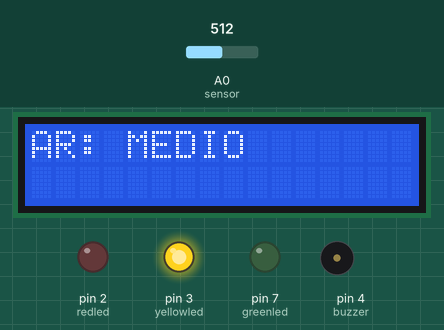
Recording of a sketch running on a simulated Arduino Uno, built with avr-gcc and run on an emulated ATmega328P. Parts: 16×2 character LCD, output pins drawn as LEDs (lit = HIGH), buzzer (waves = sounding). The test bench sets the inputs (shaded band); at power-on: A0 (sensor) = 512. What the sketch prints to the serial monitor is not drawn.

Above: at 1.2 s.
1.3 s: A0 (sensor) set to 788
10.6 s: A0 (sensor) set to 808
At 12.8 s:
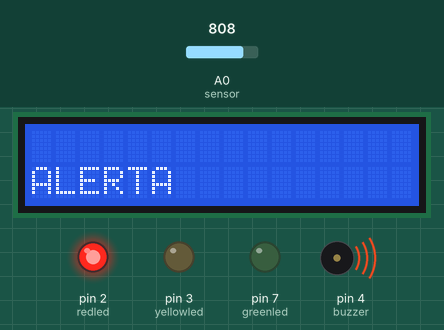
17.6 s: A0 (sensor) set to 0
At 19.3 s:
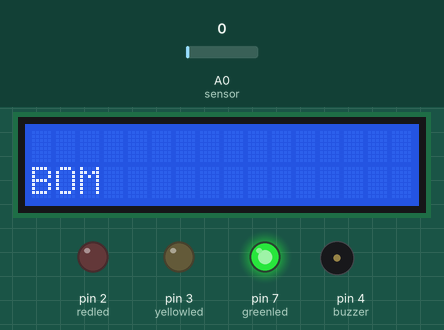
25.6 s: A0 (sensor) set to 89
30.6 s: A0 (sensor) set to 111
At 36.0 s:
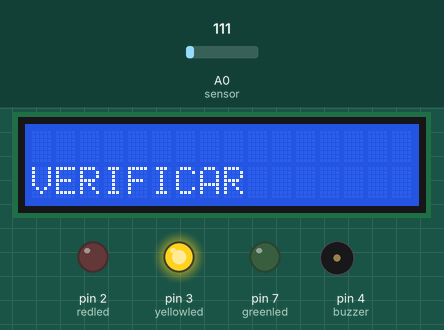
39.9 s: A0 (sensor) set to 810
At 42.9 s:
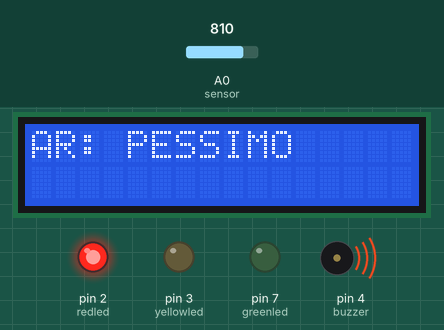
Timing chart, 0 to 44.4 s (numbered marks = the images above; inputs shaded):
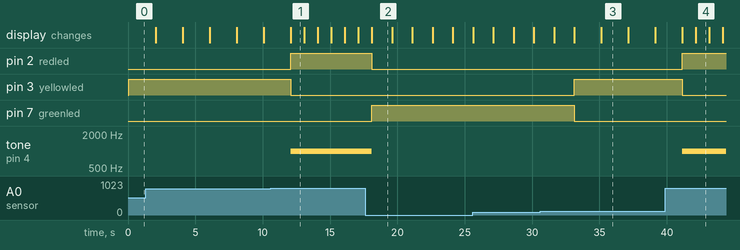

The sketch:

MQ7.ino
```cpp
#include <LiquidCrystal.h>
LiquidCrystal lcd(5, 6, 8, 9, 10, 11);

int redled = 2;
int greenled = 7;
int yellowled = 3;
int buzzer = 4;
int sensor = A0;
int sensorclear = 100; // Valor de referência para ar limpo
int sensorThresh = 800; // Valor de referência para alerta

void setup()
{
  pinMode(redled, OUTPUT);
  pinMode(yellowled, OUTPUT);
  pinMode(greenled, OUTPUT);
  pinMode(buzzer, OUTPUT);
  pinMode(sensor, INPUT);
  Serial.begin(9600);
  lcd.begin(16, 2);
}

void loop()
{
  int analogValue = analogRead(sensor);
  Serial.print(analogValue);

  if (analogValue <= sensorclear) // Ar limpo (verde)
  {
    digitalWrite(greenled, HIGH);
    digitalWrite(redled, LOW);
    digitalWrite(yellowled, LOW);
    noTone(buzzer);
    lcd.clear();
    lcd.setCursor(0, 1);
    lcd.print("BOM");
    delay(1500);
    lcd.clear();
    lcd.setCursor(0, 0);
    lcd.print("AR: LIMPO");
    delay(1500);
  }

  if (analogValue > sensorclear && analogValue < sensorThresh) // Qualidade média do ar (amarelo)
  {
    digitalWrite(redled, LOW);
    digitalWrite(greenled, LOW);
    digitalWrite(yellowled, HIGH);
    noTone(buzzer);
    lcd.clear();
    lcd.setCursor(0, 0);
    lcd.print("AR: MEDIO");
    delay(2000);
    lcd.clear();
    lcd.setCursor(0, 1);
    lcd.print("VERIFICAR");
    delay(2000);
  }

  if (analogValue >= sensorThresh) // Alerta de ar ruim (vermelho)
  {
    digitalWrite(redled, HIGH);
    digitalWrite(greenled, LOW);
    digitalWrite(yellowled, LOW);
    tone(buzzer, 1000, 10000);
    lcd.clear();
    lcd.setCursor(0, 1);
    lcd.print("ALERTA");
    delay(1000);
    lcd.clear();
    lcd.setCursor(0, 0);
    lcd.print("AR: PESSIMO");
    delay(1000);
  }
}
```

Measured:
- the behaviour switches between 799 and 800 on A0 (sensor) (found by bisection; images 0 and 1)
- the behaviour switches between 100 and 101 on A0 (sensor) (found by bisection; images 2 and 3)
- after the input at 10.6 s, pin 2 (redled): LOW → HIGH after 1.5 s; pin 3 (yellowled): HIGH → LOW after 1.5 s; tone on pin 4 (buzzer): silent → 1000 Hz after 1.5 s; the display: changes after 1.5 s (image 1)
- after the input at 17.6 s, pin 2 (redled): HIGH → LOW after 0.51 s; pin 7 (greenled): LOW → HIGH after 0.51 s; tone on pin 4 (buzzer): 1000 Hz → silent after 0.51 s; the display: changes after 0.51 s (image 2)
- after the input at 30.6 s, pin 3 (yellowled): LOW → HIGH after 2.5 s; pin 7 (greenled): HIGH → LOW after 2.5 s; the display: first differs from a run without the input after 2.5 s (image 3 shows a later state)
- after the input at 39.9 s, pin 2 (redled): LOW → HIGH after 1.3 s; pin 3 (yellowled): HIGH → LOW after 1.3 s; tone on pin 4 (buzzer): silent → 1000 Hz after 1.3 s; the display: first changes after 1.3 s (image 4 shows a later state)
- what the display in image 1 shows lasts 1.0 s, from 12.1 s to 13.1 s
